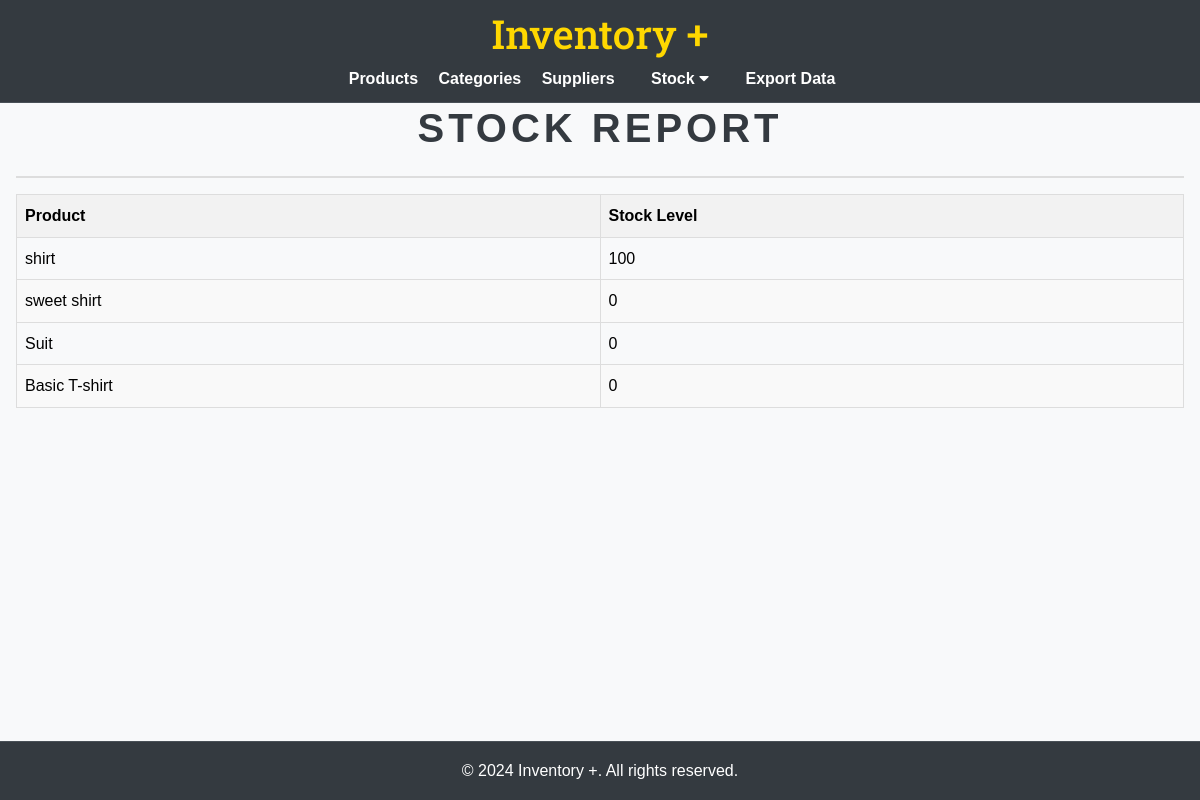
Before: /stock/report/ with the older database file.
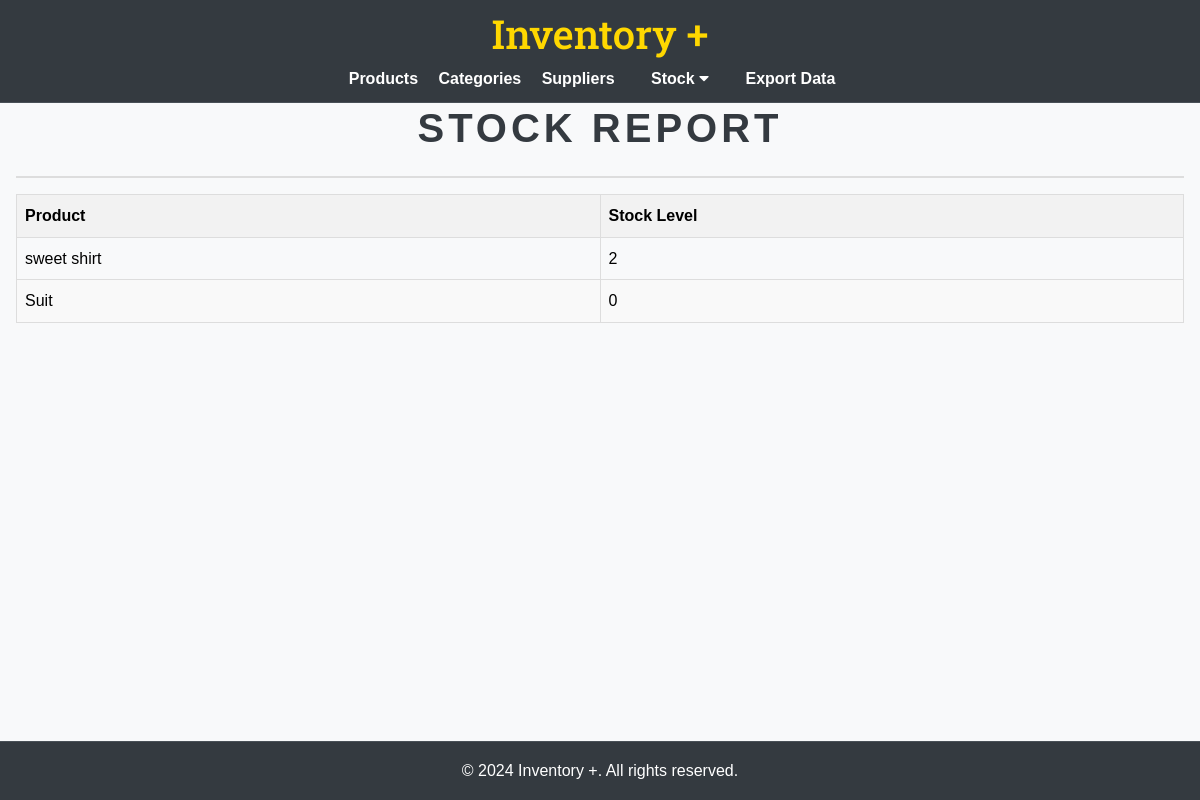
After: the same page with the newer database file.
### inventory/models.py (models this page shows, shortened)
class Product(models.Model):
    name = models.CharField(max_length=100)
    description = models.TextField()
    price = models.DecimalField(max_digits=10, decimal_places=2)
    category = models.ForeignKey(Category, on_delete=models.CASCADE, related_name='products')
    suppliers = models.ManyToManyField(Supplier, related_name='products')
    image = models.ImageField(upload_to='product_images/', null=True, blank=True)
    def get_stock_level(self):
        return self.stock_entries.aggregate(total_stock=models.Sum('quantity'))['total_stock'] or 0

### inventory/views.py (the view)
# urls.py: path('stock/report/', views.stock_report, name='stock_report'),
def stock_report(request):
    products = Product.objects.all()
    return render(request, 'inventory/stock_report.html', {'products': products})

### inventory/templates/inventory/stock_report.html (shortened to what this page needs)
{% extends "base.html" %}
{% block content %}
<div class="content-container">
    <h2>Stock Report</h2>
    <table class="stock-table">
        <thead>
            <tr>
                <th style="width: 50%">Product</th>
                <th style="width: 50%">Stock Level</th>
            </tr>
        </thead>
        <tbody>
            {% for product in products %}
            <tr>
                <td>{{ product.name }}</td>
                <td>{{ product.get_stock_level }}</td>
            </tr>
            {% endfor %}
        </tbody>
    </table>
</div>
{% endblock %}

Changed rows visible on the page:
removed Product: name "shirt", get_stock_level "100"
removed Product: name "Basic T-shirt", get_stock_level "0"
computed for Product "sweet shirt": get_stock_level "0" → "2"
